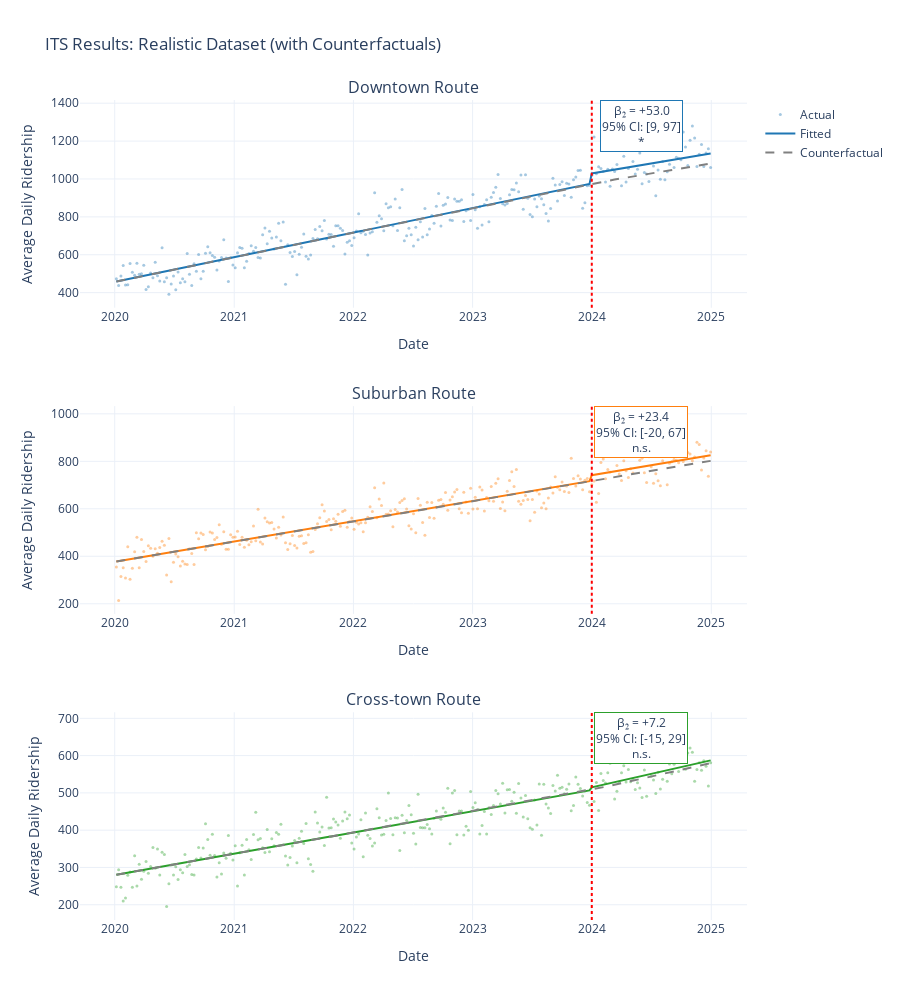

The notebook cell saved with this chart:
### Markdown cell above
---
## 5. Visualize Results with Counterfactuals

### Code cell
fig = make_subplots(
    rows=3, cols=1,
    subplot_titles=['Downtown Route', 'Suburban Route', 'Cross-town Route'],
    vertical_spacing=0.12
)

for i, route in enumerate(['Downtown', 'Suburban', 'Cross-town'], 1):
    res = results[route]
    route_data = res['data']
    
    # Actual
    fig.add_trace(
        go.Scatter(
            x=route_data['date'],
            y=route_data['avg_ridership'],
            mode='markers',
            name='Actual',
            marker=dict(size=3, color=ROUTE_COLORS[route], opacity=0.4),
            showlegend=(i==1)
        ),
        row=i, col=1
    )
    
    # Fitted
    fig.add_trace(
        go.Scatter(
            x=route_data['date'],
            y=res['fitted'],
            mode='lines',
            name='Fitted',
            line=dict(color=ROUTE_COLORS[route], width=2),
            showlegend=(i==1)
        ),
        row=i, col=1
    )
    
    # Counterfactual
    counterfactual = res['fitted'].copy()
    post_mask = route_data['post_intervention'] == 1
    counterfactual[post_mask] = counterfactual[post_mask] - res['beta_2']
    
    fig.add_trace(
        go.Scatter(
            x=route_data['date'],
            y=counterfactual,
            mode='lines',
            name='Counterfactual',
            line=dict(color='gray', width=2, dash='dash'),
            showlegend=(i==1)
        ),
        row=i, col=1
    )
    
    # Intervention line
    fig.add_vline(
        x=INTERVENTION_DATE.timestamp() * 1000,
        line_dash="dot",
        line_color="red",
        row=i, col=1
    )
    
    # Annotation
    sig_text = '*' if res['significant'] else 'n.s.'
    fig.add_annotation(
        x=datetime(2024, 6, 1),
        y=route_data['avg_ridership'].max(),
        text=f"β₂ = {res['beta_2']:+.1f}<br>95% CI: [{res['ci_lower']:.0f}, {res['ci_upper']:.0f}]<br>{sig_text}",
        showarrow=False,
        bgcolor="white",
        bordercolor=ROUTE_COLORS[route],
        row=i, col=1
    )

fig.update_layout(
    height=1000,
    title_text='ITS Results: Realistic Dataset (with Counterfactuals)',
    showlegend=True
)

fig.update_xaxes(title_text="Date")
fig.update_yaxes(title_text="Average Daily Ridership")

fig.show()
fig.write_image(f"{fig_output_dir}/14_realistic_its_results.png", scale=2)
print("✓ Saved figure")

### Figure 1 — Plotly figure (JSON) as saved in the notebook; plotly's stock layout.template omitted (floating-point values rounded to 4 significant figures; data arrays with more than 128 entries replaced by an {"elided": "..."} marker saying what was removed)
{"data": [{"marker": {"color": "#1f77b4", "opacity": 0.4, "size": 3}, "mode": "markers", "name": "Actual", "showlegend": true, "type": "scatter", "x": {"elided": "261 str values"}, "xaxis": "x", "y": {"elided": "261 float values"}, "yaxis": "y"}, {"line": {"color": "#1f77b4", "width": 2}, "mode": "lines", "name": "Fitted", "showlegend": true, "type": "scatter", "x": {"elided": "261 str values"}, "xaxis": "x", "y": {"elided": "261 float values"}, "yaxis": "y"}, {"line": {"color": "gray", "dash": "dash", "width": 2}, "mode": "lines", "name": "Counterfactual", "showlegend": true, "type": "scatter", "x": {"elided": "261 str values"}, "xaxis": "x", "y": {"elided": "261 float values"}, "yaxis": "y"}, {"marker": {"color": "#ff7f0e", "opacity": 0.4, "size": 3}, "mode": "markers", "name": "Actual", "showlegend": false, "type": "scatter", "x": {"elided": "261 str values"}, "xaxis": "x2", "y": {"elided": "261 float values"}, "yaxis": "y2"}, {"line": {"color": "#ff7f0e", "width": 2}, "mode": "lines", "name": "Fitted", "showlegend": false, "type": "scatter", "x": {"elided": "261 str values"}, "xaxis": "x2", "y": {"elided": "261 float values"}, "yaxis": "y2"}, {"line": {"color": "gray", "dash": "dash", "width": 2}, "mode": "lines", "name": "Counterfactual", "showlegend": false, "type": "scatter", "x": {"elided": "261 str values"}, "xaxis": "x2", "y": {"elided": "261 float values"}, "yaxis": "y2"}, {"marker": {"color": "#2ca02c", "opacity": 0.4, "size": 3}, "mode": "markers", "name": "Actual", "showlegend": false, "type": "scatter", "x": {"elided": "261 str values"}, "xaxis": "x3", "y": {"elided": "261 float values"}, "yaxis": "y3"}, {"line": {"color": "#2ca02c", "width": 2}, "mode": "lines", "name": "Fitted", "showlegend": false, "type": "scatter", "x": {"elided": "261 str values"}, "xaxis": "x3", "y": {"elided": "261 float values"}, "yaxis": "y3"}, {"line": {"color": "gray", "dash": "dash", "width": 2}, "mode": "lines", "name": "Counterfactual", "showlegend": false, "type": "scatter", "x": {"elided": "261 str values"}, "xaxis": "x3", "y": {"elided": "261 float values"}, "yaxis": "y3"}], "layout": {"annotations": [{"font": {"size": 16}, "showarrow": false, "text": "Downtown Route", "x": 0.5, "xanchor": "center", "xref": "paper", "y": 1, "yanchor": "bottom", "yref": "paper"}, {"font": {"size": 16}, "showarrow": false, "text": "Suburban Route", "x": 0.5, "xanchor": "center", "xref": "paper", "y": 0.6267, "yanchor": "bottom", "yref": "paper"}, {"font": {"size": 16}, "showarrow": false, "text": "Cross-town Route", "x": 0.5, "xanchor": "center", "xref": "paper", "y": 0.2533, "yanchor": "bottom", "yref": "paper"}, {"bgcolor": "white", "bordercolor": "#1f77b4", "showarrow": false, "text": "β₂ = +53.0<br>95% CI: [9, 97]<br>*", "x": "2024-06-01T00:00:00", "xref": "x", "y": 1280.0, "yref": "y"}, {"bgcolor": "white", "bordercolor": "#ff7f0e", "showarrow": false, "text": "β₂ = +23.4<br>95% CI: [-20, 67]<br>n.s.", "x": "2024-06-01T00:00:00", "xref": "x2", "y": 922.9, "yref": "y2"}, {"bgcolor": "white", "bordercolor": "#2ca02c", "showarrow": false, "text": "β₂ = +7.2<br>95% CI: [-15, 29]<br>n.s.", "x": "2024-06-01T00:00:00", "xref": "x3", "y": 646.5, "yref": "y3"}], "height": 1000, "shapes": [{"line": {"color": "red", "dash": "dot"}, "type": "line", "x0": 1704063600000, "x1": 1704063600000, "xref": "x", "y0": 0, "y1": 1, "yref": "y domain"}, {"line": {"color": "red", "dash": "dot"}, "type": "line", "x0": 1704063600000, "x1": 1704063600000, "xref": "x2", "y0": 0, "y1": 1, "yref": "y2 domain"}, {"line": {"color": "red", "dash": "dot"}, "type": "line", "x0": 1704063600000, "x1": 1704063600000, "xref": "x3", "y0": 0, "y1": 1, "yref": "y3 domain"}], "showlegend": true, "title": {"text": "ITS Results: Realistic Dataset (with Counterfactuals)"}, "xaxis": {"anchor": "y", "domain": [0, 1], "title": {"text": "Date"}}, "xaxis2": {"anchor": "y2", "domain": [0, 1], "title": {"text": "Date"}}, "xaxis3": {"anchor": "y3", "domain": [0, 1], "title": {"text": "Date"}}, "yaxis": {"anchor": "x", "domain": [0.7467, 1], "title": {"text": "Average Daily Ridership"}}, "yaxis2": {"anchor": "x2", "domain": [0.3733, 0.6267], "title": {"text": "Average Daily Ridership"}}, "yaxis3": {"anchor": "x3", "domain": [0, 0.2533], "title": {"text": "Average Daily Ridership"}}}}
